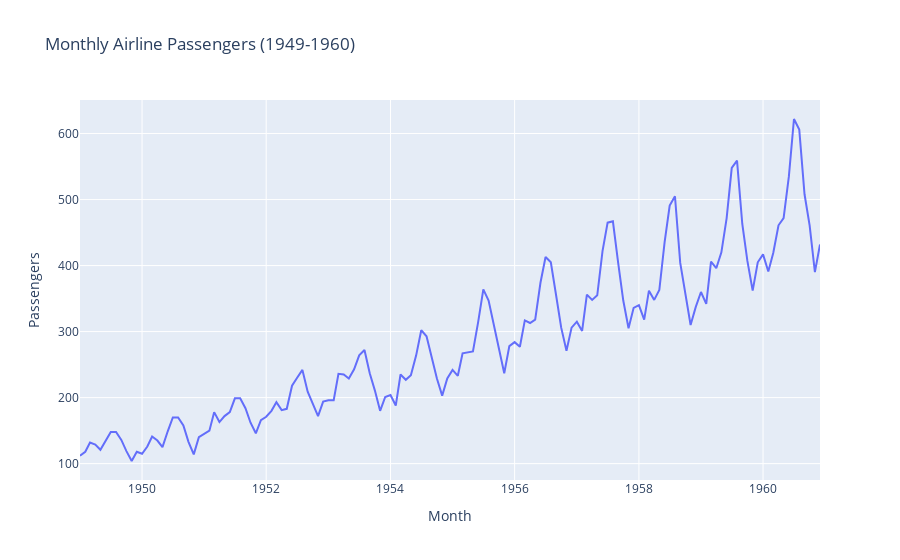

The code cell stored with this chart in its notebook:
### Markdown cell above
### Visualization of the Time Series Data

### Code cell
import plotly.express as px

# Plot the time series data
fig = px.line(df, x=df.index, y='Passengers', title='Monthly Airline Passengers (1949-1960)')
fig.show()

### Figure 1 — Plotly figure (JSON) as saved in the notebook; plotly's stock layout.template omitted (floating-point values rounded to 4 significant figures; data arrays with more than 128 entries replaced by an {"elided": "..."} marker saying what was removed)
{"data": [{"hovertemplate": "Month=%{x}<br>Passengers=%{y}<extra></extra>", "legendgroup": "", "line": {"color": "#636efa", "dash": "solid"}, "marker": {"symbol": "circle"}, "mode": "lines", "name": "", "orientation": "v", "showlegend": false, "type": "scatter", "x": {"elided": "144 str values"}, "xaxis": "x", "y": {"elided": "144 int values"}, "yaxis": "y"}], "layout": {"legend": {"tracegroupgap": 0}, "title": {"text": "Monthly Airline Passengers (1949-1960)"}, "xaxis": {"anchor": "y", "domain": [0, 1], "title": {"text": "Month"}}, "yaxis": {"anchor": "x", "domain": [0, 1], "title": {"text": "Passengers"}}}}
